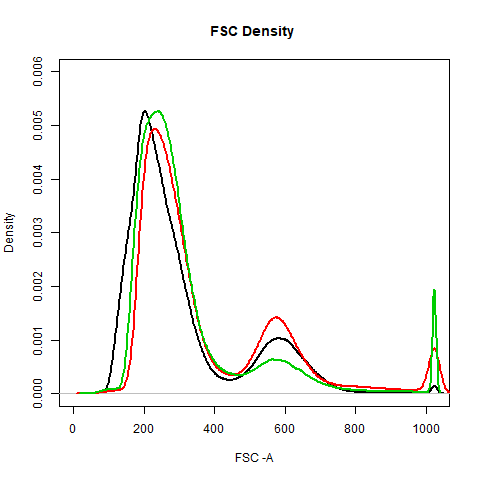

Source code (R):
QA<-function(lb,pol,nv)
{
  #Density check: In multi-tube/plate experiments, sometimes
  #the same donor's sample is divided up and analyzed multiple
  #times using different staining. In such a case we expect the
  #FSC and SSC densities to look almost identical across 
  #tubes/wells-if one looks very different, this could be due to a
  #technical issue with acquisition and that tube/well should be
  #flagged for inspection or removed from further analysis
  graphics.off()
  png(file="QA.png")
  plot(density(exprs(lb) [,"FSC-A"]) ,xlim =c (0 , 1025) , ylim = c(0 ,0.006 ), lwd =2, main = "FSC Density ", sub="", xlab ="FSC -A")
  lines(density(exprs(pol)[,"FSC-A"]) , col=2, lwd=2)
  lines(density(exprs(nv)[,"FSC-A"]) , col=3, lwd=2)
  dev.off()
}
